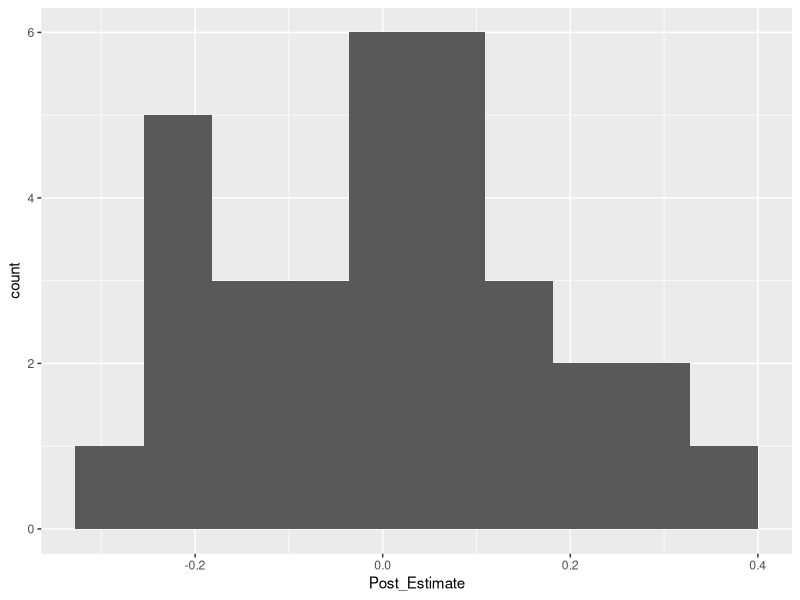
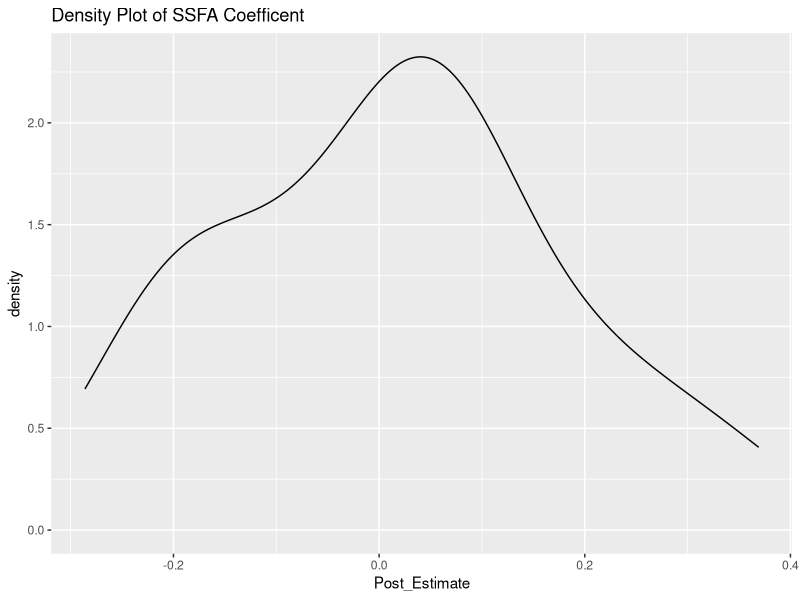
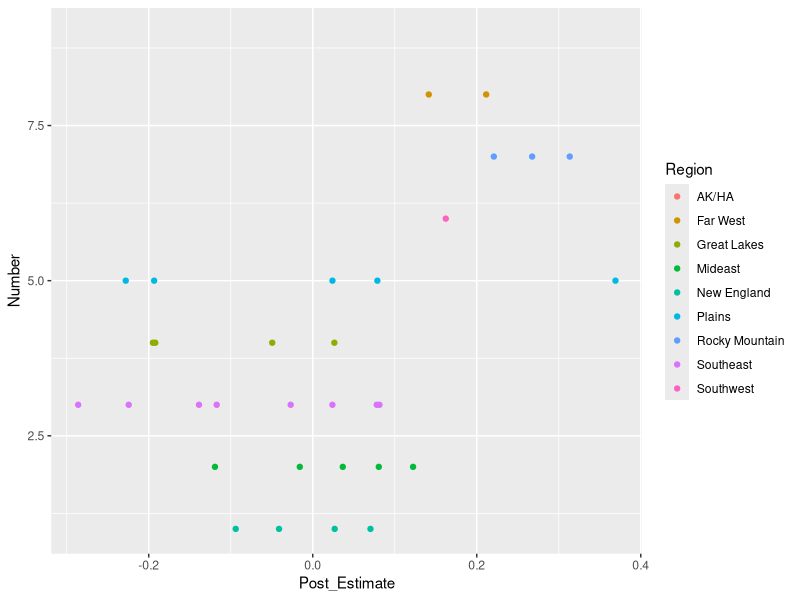
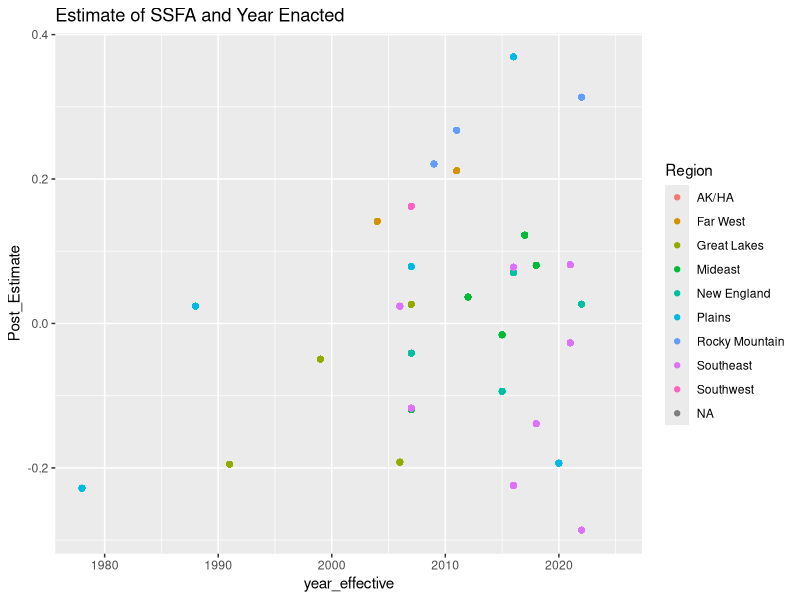

R code for these plots, in order:
#Plot of Log Total Revenue Coefficients & DiD plots

#Load Packages
library(tidyr)
library(dplyr)
library(tidyverse)
library(ggplot2)
library(broom) #extract coefficients for each state
library(readxl)

#set directory
setwd("~/Documents/GitHub/ST-Apportionment/job_market_data")

#Load Data, Coefficient Plot & Rev Data for estimates
Coef <-read.csv("state_post_dummy_total_rev._6_15_24.csv")

Rev <-read.csv("revenue_panel_total_rev_state_coef_result_6_15_24.csv")

#Eliminate the X.  For future reference, when saving the CSV
#read.csv("dataframe.csv",row.names=FALSE)
Rev <-Rev %>%
  select(-X)
Coef <-Coef %>%
  select(-X)

#Load Region Dataframe for plot. Also, could use year of switch, trying to find a pattern
Region <- read_xlsx("RNChart.xlsx")
StateNum <- read_xlsx("RegionNumber.xlsx")

#Merge Region and State Number

#Merge Coef and StateNum
Merge <- Coef %>%
  full_join(StateNum, by= c("State"="state"))

#Merge Merge and Number for Region
Merge2 <- Merge %>%
  full_join(Region, by = c("Number"))

#Plot Coef with Region by Color

#histogram plot
ggplot(Merge2, aes(Post_Estimate)) +
  geom_histogram(bins=10)

#density plot of the coefficients
ggplot(Merge2, aes(x = Post_Estimate)) +
  geom_density() + ggtitle("Density Plot of SSFA Coefficent")


#Create a scatter plot
ggplot(Merge2, aes(x = Post_Estimate, y = Number, color = Region)) +
  geom_point()

#Need something on the Y or X axis, I will merge year of switch
#want year_effective from Rev dataframe

Switch <- Rev %>%
  select(State_Name,year_effective)

#Merge plot df to year
plotdf <- Merge2 %>%
  full_join(Switch,by=c("State"="State_Name"))

#Try scatter plot again with year on y axis
ggplot(plotdf, aes(x=year_effective,y=Post_Estimate, color = Region)) +
         geom_point() + ggtitle("Estimate of SSFA and Year Enacted")


#notes from Howard 6/17/24
# Run simple regression without one FE and without the other.


#run same regression but on the different tax types.

# coefficient plot, stata will give it by state.

#individual year effects are massive.  

#run it without either fixed effects

#Classic DiD on a bunch of middle adopters.

#going to close this up and create new sheet for revenue.  Reload Rev, adjust for inflation.  Repeat. 

